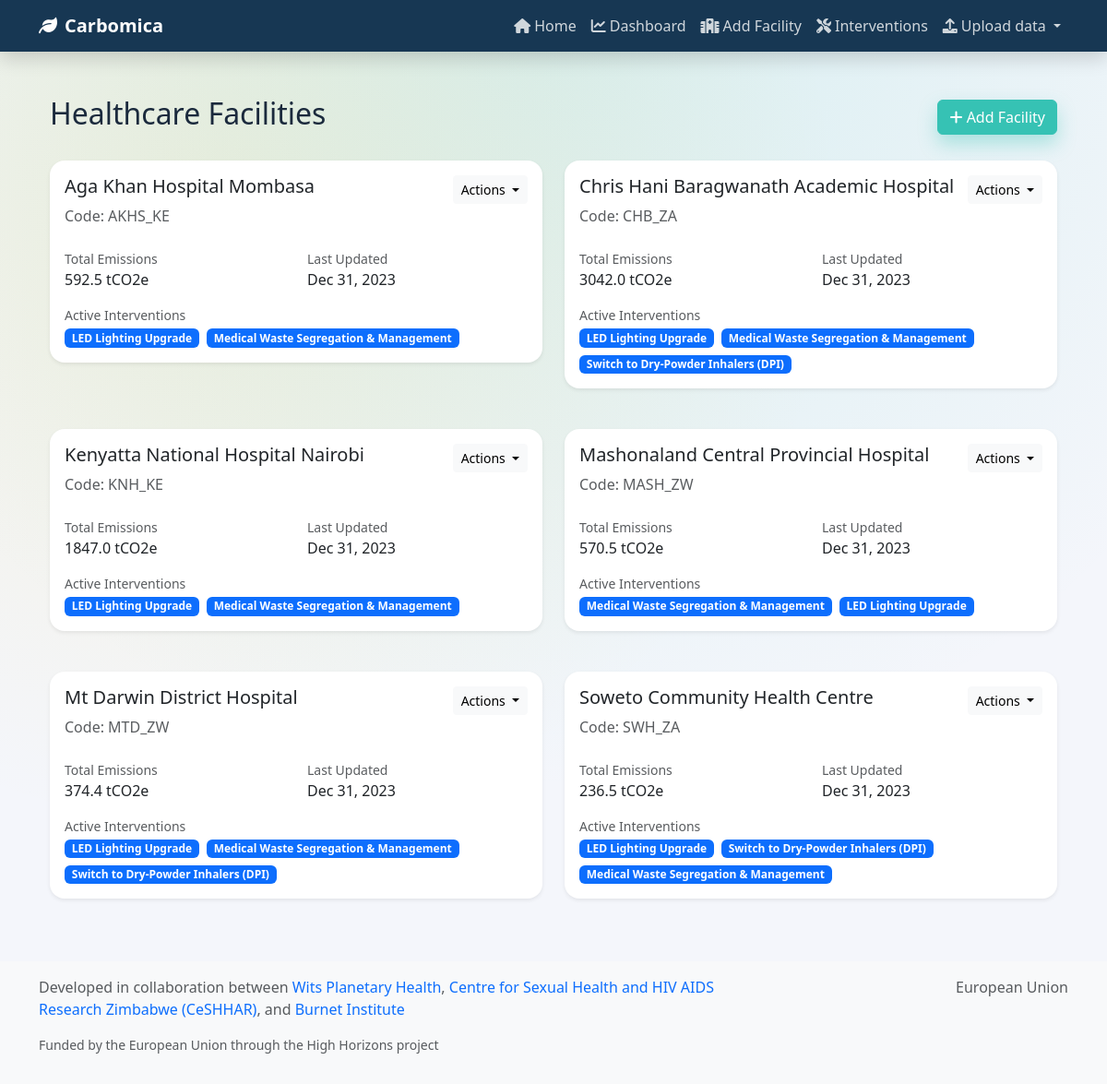
Page /facilities/ on the committed database.
### appname/models.py (models this page shows, shortened)
class Facility(models.Model):
    COUNTRY_CHOICES = [
        ('ZW', 'Zimbabwe'),
        ('ZA', 'South Africa'),
        ('KE', 'Kenya'),
        ('OTHER', 'Other'),
    ]
    FACILITY_TYPE_CHOICES = [
        ('district_hospital', 'District Hospital'),
        ('provincial_hospital', 'Provincial Hospital'),
        ('central_hospital', 'Central Hospital'),
        ('health_centre', 'Health Centre / Clinic'),
        ('maternity_unit', 'Maternity Unit'),
        ('other', 'Other'),
    ]
    code_name = models.CharField(max_length=100)
    display_name = models.CharField(max_length=100)
    country = models.CharField(max_length=10, choices=COUNTRY_CHOICES, default='OTHER')
    facility_type = models.CharField(
        max_length=50, choices=FACILITY_TYPE_CHOICES, default='district_hospital'
    )
    class Meta:
        verbose_name = _('Facility')
        verbose_name_plural = _('Facilities')
        ordering = ['display_name']

class EmissionData(models.Model):
    emission_source = models.ForeignKey(EmissionSource, related_name='emission_data', on_delete=models.CASCADE)
    date = models.DateField(default=timezone.now)
    grid_electricity = models.DecimalField(default=0.0, max_digits=10, decimal_places=2, validators=[MinValueValidator(0.0)])
    grid_gas = models.DecimalField(default=0.0, max_digits=10, decimal_places=2, validators=[MinValueValidator(0.0)])
    bottled_gas = models.DecimalField(default=0.0, max_digits=10, decimal_places=2, validators=[MinValueValidator(0.0)])
    liquid_fuel = models.DecimalField(default=0.0, max_digits=10, decimal_places=2, validators=[MinValueValidator(0.0)])
    vehicle_fuel_owned = models.DecimalField(default=0.0, max_digits=10, decimal_places=2, validators=[MinValueValidator(0.0)])
    business_travel = models.DecimalField(default=0.0, max_digits=10, decimal_places=2, validators=[MinValueValidator(0.0)])
    anaesthetic_gases = models.DecimalField(default=0.0, max_digits=10, decimal_places=2, validators=[MinValueValidator(0.0)])
    refrigeration_gases = models.DecimalField(default=0.0, max_digits=10, decimal_places=2, validators=[MinValueValidator(0.0)])
    waste_management = models.DecimalField(default=0.0, max_digits=10, decimal_places=2, validators=[MinValueValidator(0.0)])
    medical_inhalers = models.DecimalField(default=0.0, max_digits=10, decimal_places=2, validators=[MinValueValidator(0.0)])
    class Meta:
        verbose_name = _('Emission Data')
        verbose_name_plural = _('Emission Data Entries')
        ordering = ['-emission_source__display_name']
    def total_emissions(self):
        total = (
            self.grid_electricity + self.grid_gas + self.bottled_gas +
            self.liquid_fuel + self.vehicle_fuel_owned + self.business_travel +
            self.anaesthetic_gases + self.refrigeration_gases +
            self.waste_management + self.medical_inhalers
        )
        return total

class FacilityIntervention(models.Model):
    facility = models.ForeignKey(Facility, related_name='facility_interventions', on_delete=models.CASCADE)
    intervention = models.ForeignKey(Intervention, related_name='facility_interventions', on_delete=models.CASCADE)
    implementation_cost = models.DecimalField(
        max_digits=10,
        decimal_places=2,
        validators=[MinValueValidator(0.0)]
    )
    maintenance_cost = models.DecimalField(
        max_digits=10,
        decimal_places=2,
        validators=[MinValueValidator(0.0)]
    )
    annual_savings = models.DecimalField(
        max_digits=10,
        decimal_places=2,
        validators=[MinValueValidator(0.0)],
        default=0.0
    )
    emission_reduction_achieved = models.DecimalField(
        max_digits=10,
        decimal_places=2,
        validators=[MinValueValidator(0.0)],
        default=0.0,
        help_text="Actual emission reduction achieved in tCO2e"
    )
    implementation_date = models.DateField(null=True, blank=True)
    roi = models.DecimalField(
        max_digits=6,
        decimal_places=2,
        validators=[MinValueValidator(0.0)],
        default=0.0,
        help_text="Return on Investment percentage"
    )
    class Meta:
        verbose_name = _('Facility Intervention')
        verbose_name_plural = _('Facility Interventions')
        ordering = ['facility__display_name']

class Intervention(models.Model):
    code_name = models.CharField(max_length=100)
    display_name = models.CharField(max_length=100)
    status = models.CharField(
        max_length=50,
        choices=[
            ('Planned', 'Planned'),
            ('In Progress', 'In Progress'),
            ('Completed', 'Completed'),
            ('Cancelled', 'Cancelled')
        ],
        default='Planned'
    )
    description = models.TextField(blank=True)
    emission_reduction_percentage = models.DecimalField(
        max_digits=5,
        decimal_places=2,
        validators=[MinValueValidator(0.0), MaxValueValidator(100.0)],
        help_text="Expected percentage reduction in emissions",
        default=0.0
    )
    payback_period = models.IntegerField(
        validators=[MinValueValidator(0)],
        help_text="Expected payback period in months",
        default=0
    )
    energy_savings = models.DecimalField(
        max_digits=10,
        decimal_places=2,
        validators=[MinValueValidator(0.0)],
        help_text="Expected annual energy savings in kWh",
        default=0.0
    )
    sdg_goals = models.CharField(
        max_length=50,
        blank=True,
        default='',
        help_text="Comma-separated SDG numbers this intervention contributes to (e.g. '3,7,13')"
    )
    class Meta:
        verbose_name = _('Intervention')
        verbose_name_plural = _('Interventions')
        ordering = ['display_name']

### appname/views.py (the view)
# urls.py: path('facilities/', views.facilities, name='facilities'),
def facilities(request):
    all_facilities = Facility.objects.all()
    return render(request, 'appname/facilities.html', {'facilities': all_facilities})

### appname/templates/appname/facilities.html (shortened to what this page needs)
{% extends 'appname/base.html' %}
{% load humanize %}
{% block content %}
<div class="container py-4">
    <div class="d-flex justify-content-between align-items-center mb-4">
        <h2>Healthcare Facilities</h2>
        <a href="{% url 'add_facility' %}" class="btn btn-primary">
            <i class="fas fa-plus"></i> Add Facility
        </a>
    </div>
    <div class="row">
        {% for facility in facilities %}
        <div class="col-md-6 mb-4">
            <div class="card shadow-sm">
                <div class="card-body">
                    <div class="d-flex justify-content-between align-items-start">
                        <div>
                            <h5 class="card-title">{{ facility.display_name }}</h5>
                            <p class="text-muted mb-2">Code: {{ facility.code_name }}</p>
                        </div>
                        <div class="dropdown">
                            <button class="btn btn-light btn-sm dropdown-toggle" type="button" data-bs-toggle="dropdown">
                                Actions
                            </button>
                        </div>
                    </div>
                    {% with latest_emission=facility.emission_sources.first.emission_data.last %}
                    {% if latest_emission %}
                    <div class="row mt-3">
                        <div class="col-6">
                            <small class="text-muted d-block">Total Emissions</small>
                            <span class="h6">
                                {{ latest_emission.total_emissions|floatformat:1 }} tCO2e
                            </span>
                        </div>
                        <div class="col-6">
                            <small class="text-muted d-block">Last Updated</small>
                            <span class="h6">
                                {{ latest_emission.date|date:"M d, Y" }}
                            </span>
                        </div>
                    </div>
                    {% else %}
                    <p class="text-muted mt-3">No emission data available</p>
                    {% endif %}
                    {% endwith %}
                    <div class="mt-3">
                        <small class="text-muted d-block">Active Interventions</small>
                        <div class="d-flex flex-wrap gap-2 mt-1">
                            {% for intervention in facility.facility_interventions.all %}
                            {% if intervention.intervention.status == 'In Progress' %}
                            <span class="badge bg-primary">{{ intervention.intervention.display_name }}</span>
                            {% endif %}
                            {% endfor %}
                        </div>
                    </div>
                </div>
            </div>
        </div>
        {% endfor %}
    </div>
</div>
{% endblock %}

### appname/templates/appname/base.html (style rules this page uses)
:root { --primary-color: #173753; --secondary-color: #36c2b4; --accent-color: #f1c40f; --background-color: #f4f6fb; --text-muted: #6c7a89; }
body { background: radial-gradient(circle at top, rgba(54,194,180,0.15), transparent 65%), radial-gradient(circle at 20% 20%, rgba(241,196,15,0.12), transparent 50%); background-color: var(--background-color); font-family: 'Segoe UI', Tahoma, Geneva, Verdana, sans-serif; color: #1b2a3d; }
.card { border: none; border-radius: 16px; box-shadow: 0 25px 45px rgba(15,20,34,0.08); margin-bottom: 20px; background: white; }
.btn-primary { background-color: var(--secondary-color); border-color: var(--secondary-color); box-shadow: 0 10px 20px rgba(54,194,180,0.35); }

### rows in the picture
Facility: display_name "Aga Khan Hospital Mombasa", code_name "AKHS_KE", emission_sources.first.emission_data.last.total_emissions "592.5", emission_sources.first.emission_data.last "Dec 31, 2023"
FacilityIntervention: intervention.display_name "LED Lighting Upgrade"
FacilityIntervention: intervention.display_name "Medical Waste Segregation & Management"
Facility: display_name "Chris Hani Baragwanath Academic Hospital", code_name "CHB_ZA", emission_sources.first.emission_data.last.total_emissions "3042.0", emission_sources.first.emission_data.last "Dec 31, 2023"
FacilityIntervention: intervention.display_name "LED Lighting Upgrade"
FacilityIntervention: intervention.display_name "Medical Waste Segregation & Management"
FacilityIntervention: intervention.display_name "Switch to Dry-Powder Inhalers (DPI)"
Facility: display_name "Kenyatta National Hospital Nairobi", code_name "KNH_KE", emission_sources.first.emission_data.last.total_emissions "1847.0", emission_sources.first.emission_data.last "Dec 31, 2023"
FacilityIntervention: intervention.display_name "LED Lighting Upgrade"
FacilityIntervention: intervention.display_name "Medical Waste Segregation & Management"
Facility: display_name "Mashonaland Central Provincial Hospital", code_name "MASH_ZW", emission_sources.first.emission_data.last.total_emissions "570.5", emission_sources.first.emission_data.last "Dec 31, 2023"
FacilityIntervention: intervention.display_name "Medical Waste Segregation & Management"
FacilityIntervention: intervention.display_name "LED Lighting Upgrade"
Facility: display_name "Mt Darwin District Hospital", code_name "MTD_ZW", emission_sources.first.emission_data.last.total_emissions "374.4", emission_sources.first.emission_data.last "Dec 31, 2023"
FacilityIntervention: intervention.display_name "LED Lighting Upgrade"
FacilityIntervention: intervention.display_name "Medical Waste Segregation & Management"
FacilityIntervention: intervention.display_name "Switch to Dry-Powder Inhalers (DPI)"
Facility: display_name "Soweto Community Health Centre", code_name "SWH_ZA", emission_sources.first.emission_data.last.total_emissions "236.5", emission_sources.first.emission_data.last "Dec 31, 2023"
FacilityIntervention: intervention.display_name "LED Lighting Upgrade"
FacilityIntervention: intervention.display_name "Switch to Dry-Powder Inhalers (DPI)"
FacilityIntervention: intervention.display_name "Medical Waste Segregation & Management"
